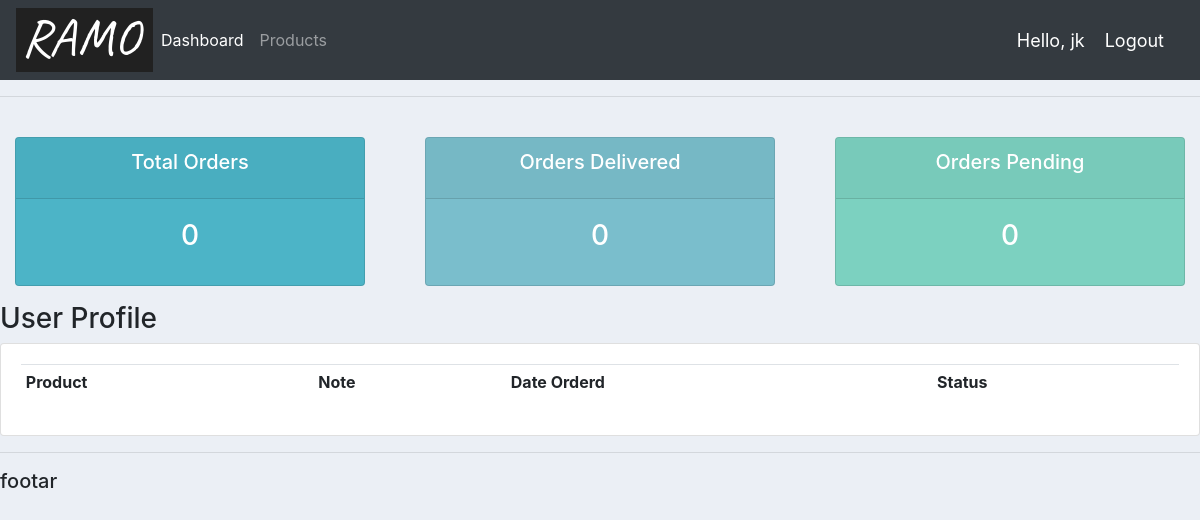
The page /user/ (signed in) on the database as committed earlier.
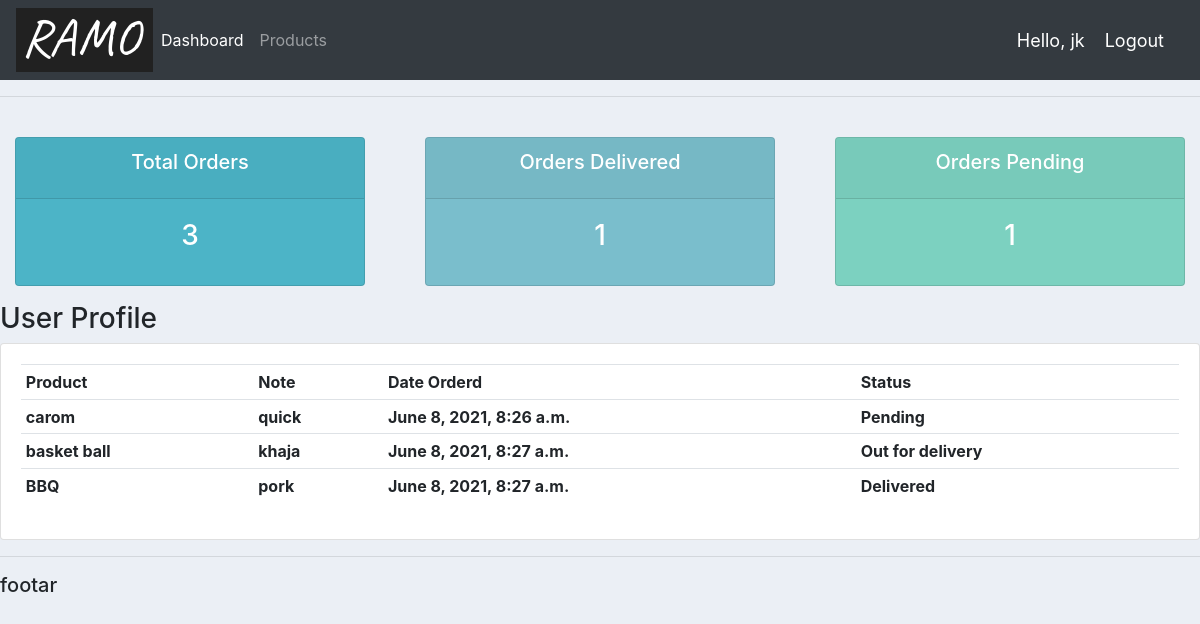
The same page on the database as committed later.
### accounts/models.py (models this page shows)
class Order(models.Model):
    STATUS=(
        ('Pending','Pending'),('Out for delivery','Out for delivery'),('Delivered','Delivered')
    )
    date_created=models.DateTimeField(auto_now_add=True,null=True)
    status=models.CharField(max_length=250,choices=STATUS,null=True)
    customer=models.ForeignKey(Customer,null=True,on_delete=models.SET_NULL)
    product=models.ForeignKey(Product,null=True,on_delete=models.SET_NULL)
    note=models.CharField(max_length=2550,null=True)
    def __str__(self):
        return self.product.name

class Product(models.Model):
    CATEGORY=(('In door','In door'),('Out door','Out door'))
    name=models.CharField(max_length=25,null=True)
    price=models.FloatField(null=True)
    category=models.CharField(max_length=25,null=True,choices=CATEGORY)
    description=models.CharField(max_length=25,null=True)
    date_created=models.DateTimeField(auto_now_add=True,null=True)
    tag=models.ManyToManyField(Tag)
    def __str__(self):
        return self.name

### accounts/decorators.py (the view)
		def wrapper_func(request, *args, **kwargs):
			group = None
			if request.user.groups.exists():
				group = request.user.groups.all()[0].name
			if group in allowed_roles:
				return view_func(request, *args, **kwargs)
			else:
				return HttpResponse('You are not authorized to view this page')

### accounts/views.py (called while the page is built)
@login_required(login_url='login')
@allowed_users(allowed_roles=['customer'])
def userPage(request):
    orders=request.user.customer.order_set.all()
    total_orders = orders.count()
    delivered = orders.filter(status='Delivered').count()
    pending = orders.filter(status='Pending').count()
    print('ORDERS :',orders)
    context = {'orders':orders,'total_orders': total_orders, 'delivered': delivered,
               'pending': pending}
    return render(request, 'accounts/user.html', context)

### templates/accounts/user.html
{%  extends 'accounts/main.html' %}
{% block content %}
{%  include 'accounts/status.html' %}
<h3>User Profile</h3>
    <div class="row">
	<div class="col-md">
		<div class="card card-body">
			<table class="table table-sm">
				<tr>
					<th>Product</th>
					<th>Note</th>
					<th>Date Orderd</th>
					<th>Status</th>
				</tr>
                {% for order in orders %}
                    <tr>
                    <th>{{ order.product }}</th>
                    <th>{{ order.note }}</th>
                    <th>{{ order.date_created }}</th>
                    <th>{{ order.status }}</th>
                    </tr>
                {% endfor %}
			</table>
		</div>
	</div>
</div>
{% endblock content %}

### templates/accounts/main.html (shortened to what this page needs)
<!DOCTYPE html>
{%  load static %}
<html lang="en">
<head>
    <link rel="stylesheet" href="https://maxcdn.bootstrapcdn.com/bootstrap/4.0.0/css/bootstrap.min.css">
	<link rel="stylesheet" href="{% static '/css/main.css' %}" type="text/css">
</head>
<body>
{% include 'accounts/navbar.html' %}
<hr>
{% block content %}
{% endblock %}
<hr>
<h5>footar</h5>
</body>
</html>

### templates/accounts/navbar.html (shortened to what this page needs)
{% load static %}
<nav class="navbar navbar-expand-lg navbar-dark bg-dark">
  <img src="{% static 'images/logo.png' %}">
  <div class="collapse navbar-collapse" id="navbarNavAltMarkup">
    <div class="navbar-nav">
      <a class="nav-item nav-link active" href="{% url 'home' %}">Dashboard</a>
      <a class="nav-item nav-link" href="{% url 'product' %}">Products</a>
    </div>
  </div>
    <span class="hello-msg">Hello, {{ request.user }}</span>
    <span><a class="hello-msg" href={% url 'logout' %}>Logout</a></span>
</nav>

### templates/accounts/status.html
<br>
<div class="row">
	<div class="col">
		<div class="col-md">
			<div class="card text-center text-white  mb-3" id="total-orders">
			  	<div class="card-header">
			  		<h5 class="card-title">Total Orders</h5>
			  	</div>
			  	<div class="card-body">
			    	<h3 class="card-title">{{ total_orders }}</h3>
			  	</div>
			</div>
		</div>
	</div>
	<div class="col">
		<div class="col-md">
			<div class="card text-center text-white  mb-3" id="orders-delivered">
			  	<div class="card-header">
			  		<h5 class="card-title">Orders Delivered</h5>
			  	</div>
			  	<div class="card-body">
			    	<h3 class="card-title">{{ delivered }}</h3>
			  	</div>
			</div>
		</div>
	</div>
	<div class="col">
		<div class="col-md">
			<div class="card text-center text-white  mb-3" id="orders-pending">
			  	<div class="card-header">
			  		<h5 class="card-title">Orders Pending</h5>
			  	</div>
			  	<div class="card-body">
			    	<h3 class="card-title">{{ pending }}</h3>
			  	</div>
			</div>
		</div>
	</div>
</div>

### static/css/main.css (style rules this page uses)
body { background-color: #ebeff5; }
#total-orders { background-color: #4cb4c7; }
#orders-delivered { background-color: #7abecc; }
#orders-pending { background-color: #7CD1C0; }

### templates/accounts/navbar.html (style rules this page uses)
.hello-msg { font-size: 18px; color: white; margin-right: 20px; }

Rows that differ between the two databases and show on the page:
added Order: product "carom", note "quick", date_created "June 8, 2021, 8:26 a.m.", status "Pending"
added Order: product "basket ball", note "khaja", date_created "June 8, 2021, 8:27 a.m.", status "Out for delivery"
added Order: product "BBQ", note "pork", date_created "June 8, 2021, 8:27 a.m.", status "Delivered"
Other text that changed with them:
{{ total_orders }}: "0" → "3"
{{ delivered }}: "0" → "1"
{{ pending }}: "0" → "1"
